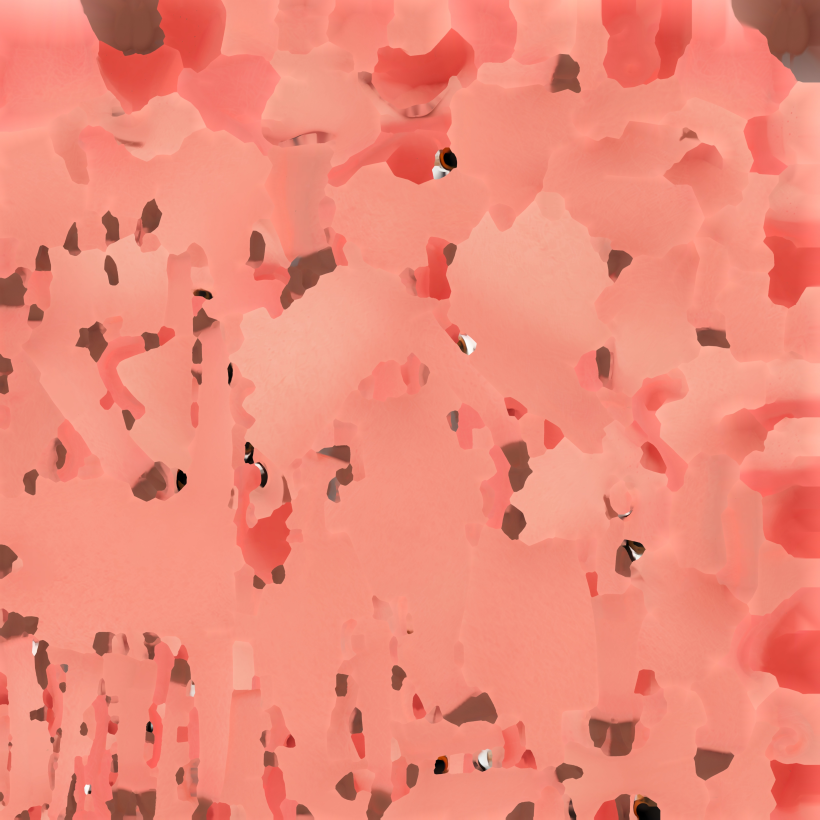
#> input picture assets/models/pig/tripo-p2/pig.fbm/pig_basecolor.jpg, 4096 x 4096 px, found by its file name (shown at 1/5 size)
$ python pig-maps.py
#> lines starting #> are read from the running program, lines starting #| are printed output that depends on the picture; after the words box and inside, x2 and y2 are one past the last pixel; in counts of white or black regions, pixels touching at a corner belong together
# Writes the web color map and the web normal map of the Tripo pig from the maps of its FBX
# (design 4.5, assets/models/pig/README.md, "Color map" and "Normal map"). The color map is the
# source image at 2048 pixels, with no change of a color: the skin, the brows, the hooves, and the eye paint
# stay as the FBX shows them. The normal map limits each tilt of the source, scales it to 1024
# pixels, and stores the tilts times NORMAL_MAP_GAIN of src/scene/fur.ts. The output depends only on
# the input files and on cwebp 1.5.0.
#
# Usage: uv run --no-project --with numpy==2.5.4 --with pillow==13.0.0 python -I tools/pig-maps.py
import os
import subprocess
import sys
import tempfile

import numpy as np
from PIL import Image

SOURCE = 'assets/models/pig/tripo-p2/pig.fbm/pig_basecolor.jpg'
NORMAL_SOURCE = 'assets/models/pig/tripo-p2/pig.fbm/pig_normal.jpg'
COLOR_OUT = 'assets/models/pig/tripo-hand/pig-color.webp'
NORMAL_OUT = 'assets/models/pig/tripo-hand/pig-normal.webp'
SIZE = 2048
NORMAL_SIZE = 1024
QUALITY = 60
#: The largest length of the x, y tilt of a normal of the source, and the gain of the stored tilts
#: (`NORMAL_MAP_GAIN` of src/scene/fur.ts). A larger tilt is a baked edge of the source mesh.
NORMAL_LIMIT = 0.2
NORMAL_GAIN = 4


def color_map():
    """Writes the color map: the source scaled to SIZE (Lanczos), WebP quality QUALITY, method 6."""
    image = Image.open(SOURCE).convert('RGB').resize((SIZE, SIZE), Image.LANCZOS)
    image.save(COLOR_OUT, 'WEBP', quality=QUALITY, method=6)
    print(f'{COLOR_OUT}: {SIZE} x {SIZE}, {os.path.getsize(COLOR_OUT)} bytes')


def normal_map():
    """Writes the normal map of the fur: each x, y tilt of the source limited to the length
    NORMAL_LIMIT, a box scale to NORMAL_SIZE, then the tilts times NORMAL_GAIN in red and green,
    255 in blue (the shader does not read it), and cwebp -q 60 -sharp_yuv -m 6. The limit comes
    before the gain, so that no stored value clips."""
    a = np.asarray(Image.open(NORMAL_SOURCE).convert('RGB')).astype(np.float64) / 255 * 2 - 1
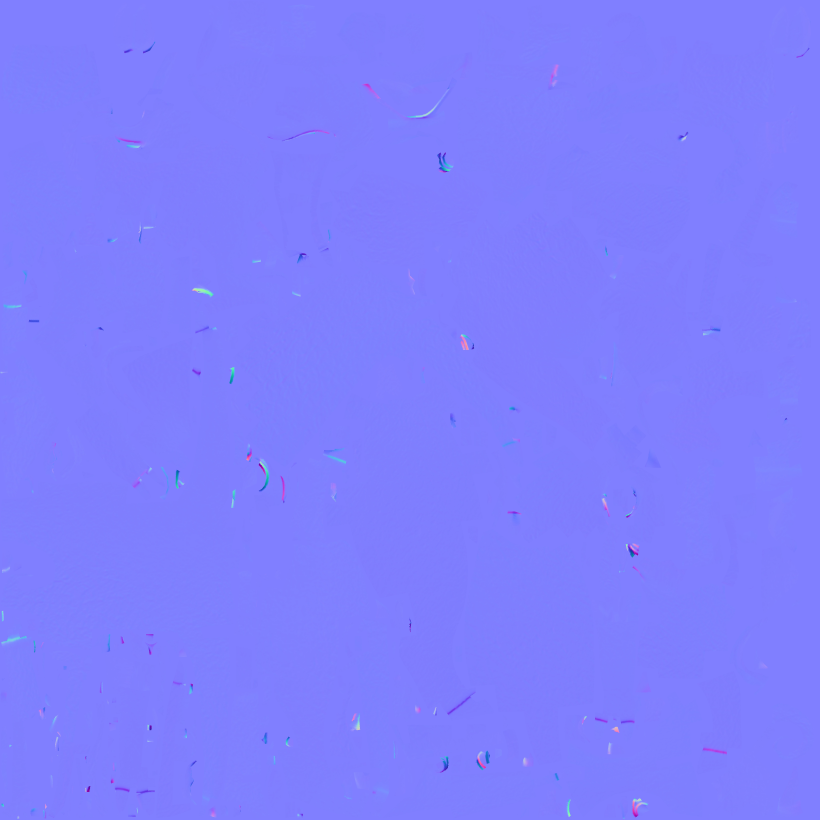
#> input picture assets/models/pig/tripo-p2/pig.fbm/pig_normal.jpg, 4096 x 4096 px, found by its file name (shown at 1/5 size)
    t = a[..., :2].copy()
    length = np.linalg.norm(t, axis=-1)
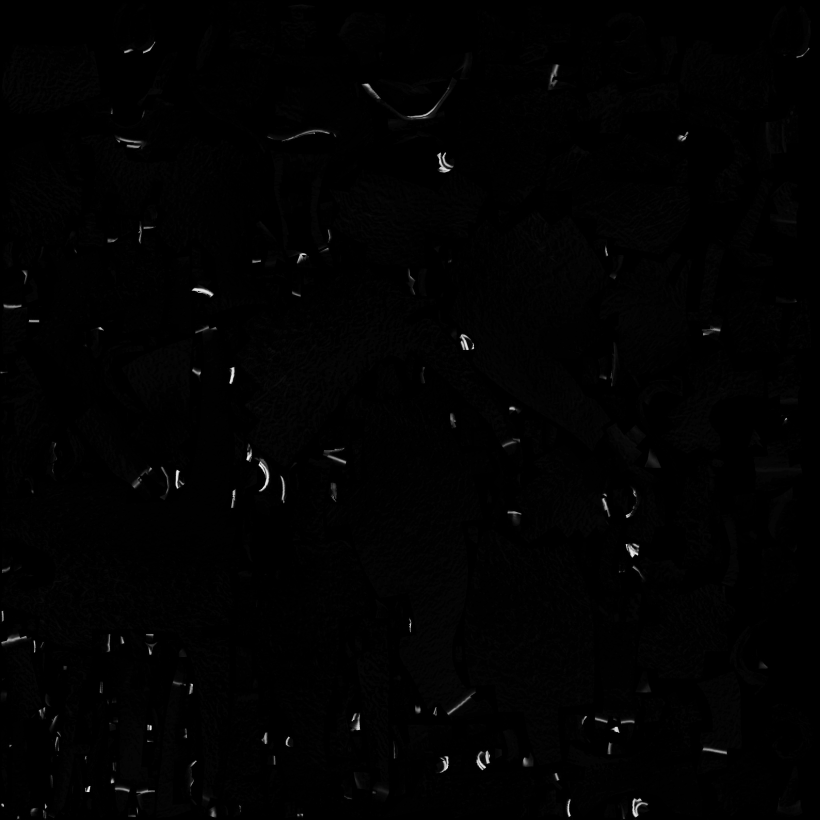
#> length: shape (4096, 4096) float64 (shown at 1/5 size); min 0.00555, max 1.05, mean 0.0147; drawn with min black and max white
    over = length > NORMAL_LIMIT
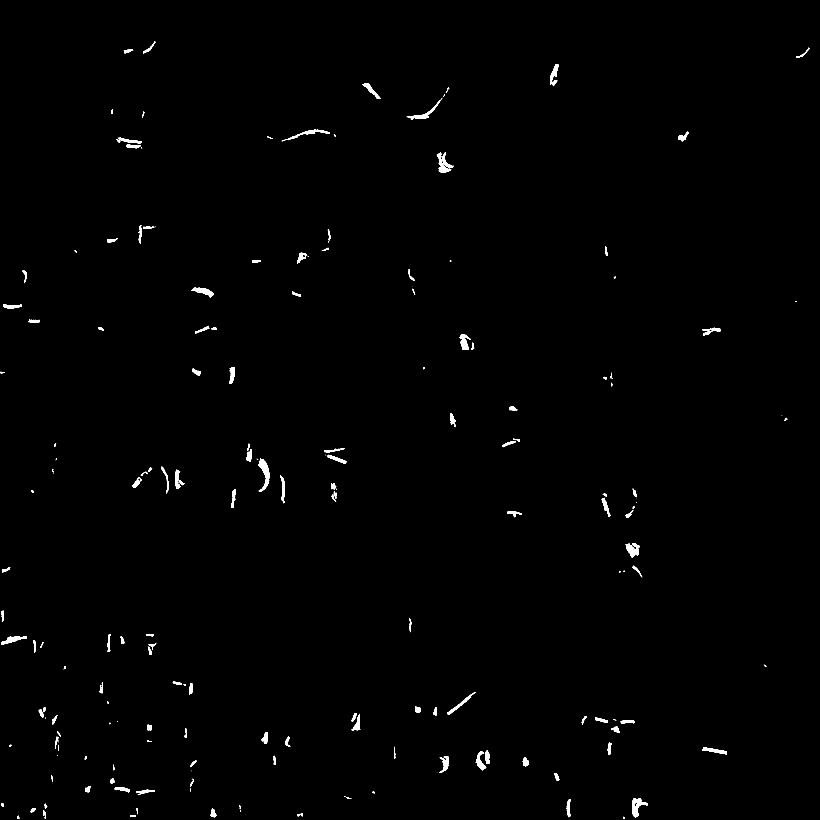
#> over: shape (4096, 4096) bool (shown at 1/5 size); 0.57% white; 266 white regions (87 under 20 px), largest, box (x1, y1, x2, y2) and area: (1292, 2293, 1347, 2460) 3736, (3161, 3990, 3240, 4087) 3056, (3129, 2718, 3196, 2789) 2719
    t[over] *= (NORMAL_LIMIT / length[over])[:, None]
    k = t.shape[0] // NORMAL_SIZE
#> k = 4
    small = t.reshape(NORMAL_SIZE, k, NORMAL_SIZE, k, 2).mean(axis=(1, 3))
    v = np.clip(small * NORMAL_GAIN, -1, 1)
    rgb = np.zeros((NORMAL_SIZE, NORMAL_SIZE, 3), np.uint8)
    rgb[..., :2] = np.round((v + 1) / 2 * 255).astype(np.uint8)
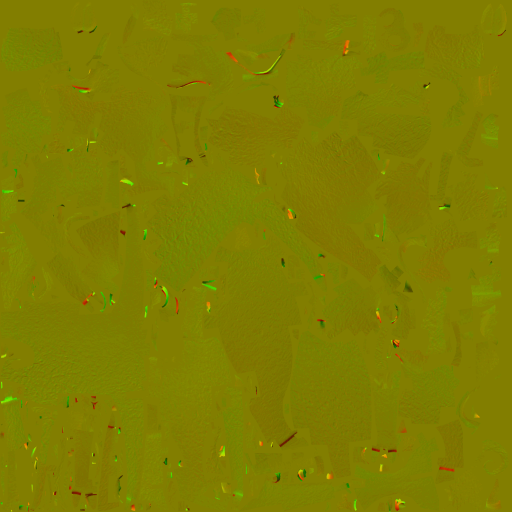
#> rgb: shape (1024, 1024, 3) (shown at 1/2 size); mean of channels 0, 1, 2 127.4, 125.4, 0; drawn as R, G, B
    rgb[..., 2] = 255
    with tempfile.TemporaryDirectory() as folder:
        png = os.path.join(folder, 'normal.png')
        Image.fromarray(rgb).save(png)
        subprocess.run(['cwebp', '-quiet', '-q', '60', '-sharp_yuv', '-m', '6', png, '-o', NORMAL_OUT],
                       check=True)
#> (this line was passed over: subprocess is not available in this run)
    print(f'{NORMAL_OUT}: {NORMAL_SIZE} x {NORMAL_SIZE}, {over.mean() * 100:.2f} % of the source '
          f'tilts limited, mean normal {np.round(a.reshape(-1, 3).mean(axis=0), 3).tolist()}')
#| assets/models/pig/tripo-hand/pig-normal.webp: 1024 x 1024, 0.57 % of the source tilts limited, mean normal [-0.001, -0.005, 0.993]


def main():
    which = sys.argv[1:] or ['color', 'normal']
    if 'color' in which:
        color_map()
    if 'normal' in which:
        normal_map()


if __name__ == '__main__':
    main()
